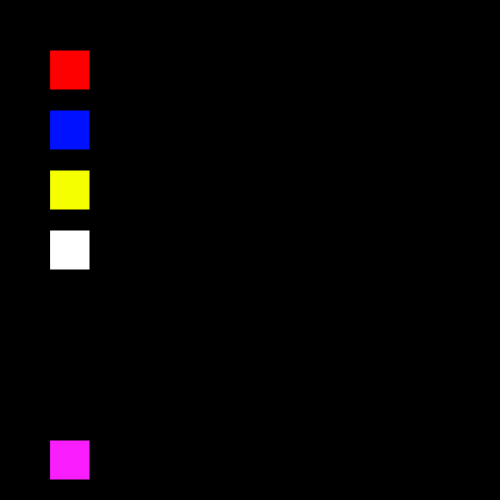
Frame 1 (no input)
Frame 60 (no input): identical to frame 1, image omitted
Frame 120 (the mouse pressed at the canvas centre since frame 60): identical to frame 1, image omitted

The p5.js sketch that drew this single still picture (run headless with seeded random() and noise() and a simulated clock; from frame 60 on, the mouse is pressed at the canvas centre):

// p5.js sketch
// ── sketch.js
let red = [255, 0, 0];
let blue = [0, 17, 255];
let yellow = [246, 255, 0];
let white = [255, 255, 255];
let brown = [145, 65, 0];
let mouseColor = white;
let mouseSize = 40;

function setup() {
    createCanvas(500, 500);
    background(0, 0, 0);
}

function mouseDragged() {
        fill(mouseColor);
        noStroke();
        circle(mouseX, mouseY, mouseSize);
}

function draw() {
    fill(red);
    rect(50, 50, 40, 40);
    fill(blue);
    rect(50, 110, 40, 40);
    fill(yellow);
    rect(50, 170, 40, 40);
    fill(250, 30, 650);
    rect(50, 440, 40, 40); 
    fill(255, 255, 255);
    rect(50 , 230, 40, 40)
    // fill(255, 255, 255);
    // circle(190, 460, 40, 40);
    // fill(255, 255, 255);
    // rect(120, 440, 40, 40);
    // fill(255, 255, 255);
    // triangle(240, 440, 220, 480, 260, 480);
}

function  mouseClicked(){
    let x = mouseX;
    let y = mouseY;
        if (x > 50 && x < 90 && y > 50 && y < 90 ) {
            mouseColor = red;
        } else if (x > 50 && x < 90 && y > 110 && y < 150 ){
            mouseColor = blue;
        } else if (x > 50 && x < 90 && y > 170 && y < 210 ){
            mouseColor = yellow;
        } else if (x > 50 && x < 90 && y > 440 && y < 480) {
            background(0, 0, 0);
        } else if (x > 50  && x < 90 && y > 230 && y < 270) {
            mouseColor = white;
        }
}
